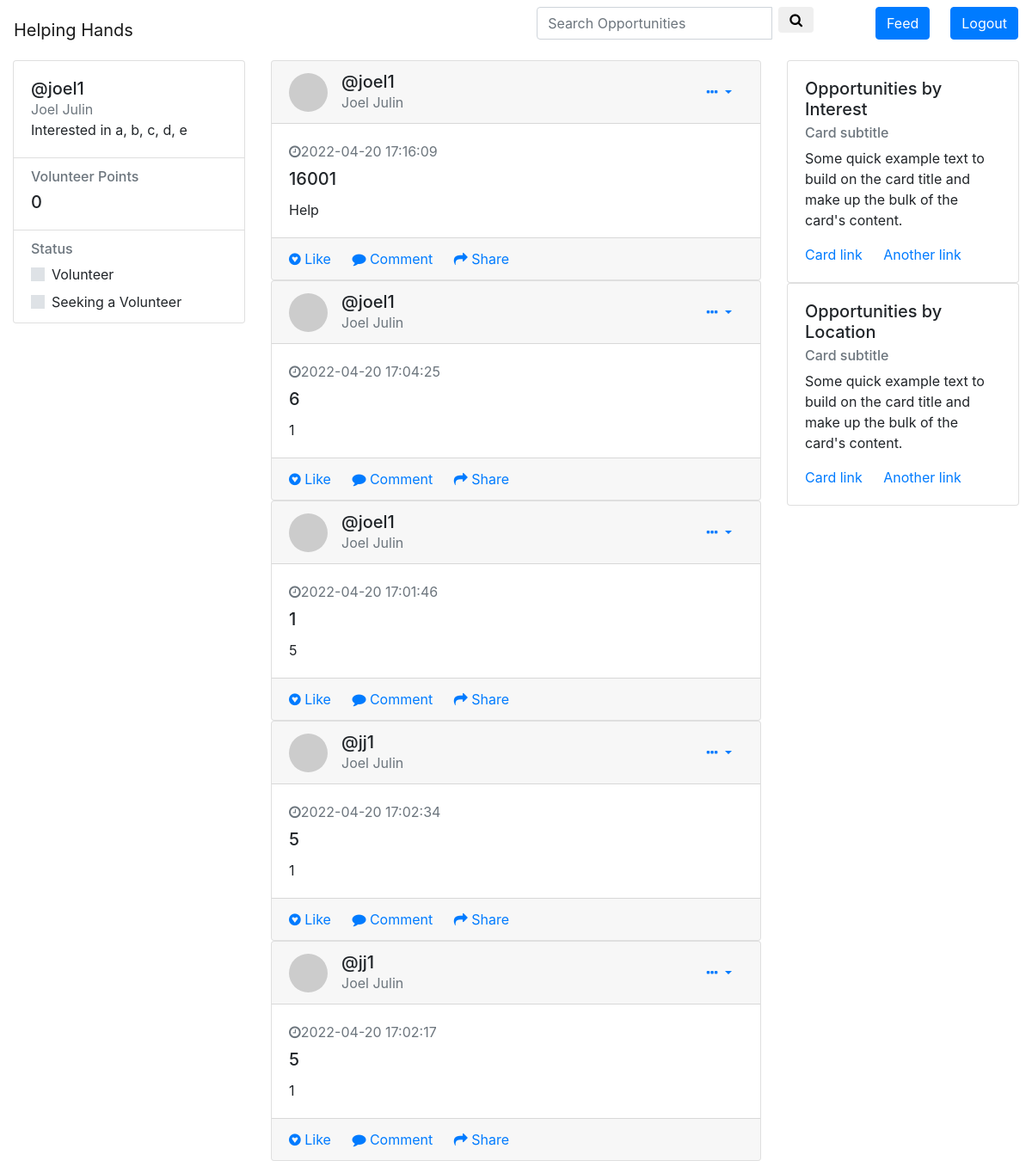
The page /results (signed in) on the database its author committed.
### website/models.py (models this page shows)
class User(db.Model, UserMixin):
    id = db.Column(db.Integer, primary_key=True)
    email = db.Column(db.String(150), unique=True)
    username = db.Column(db.String(150), unique=True)
    password = db.Column(db.String(150))
    first_name = db.Column(db.String(150))
    last_name = db.Column(db.String(150))
    zip_code = db.Column(db.String(150))
    search_post = db.Column(db.String(150))
    notes = db.relationship('Note')
    interest_1 = db.Column(db.String(150))
    interest_2 = db.Column(db.String(150))
    interest_3 = db.Column(db.String(150))
    interest_4 = db.Column(db.String(150))
    interest_5 = db.Column(db.String(150))
    points = db.Column(db.String(150))
    status = db.Column(db.String(150))

class Note(db.Model):
    id = db.Column(db.Integer, primary_key=True)
    title = db.Column(db.String(100))
    data = db.Column(db.String(10000))
    date = db.Column(db.DateTime(timezone=True), default=func.now())
    user_id = db.Column(db.Integer, db.ForeignKey('user.id'))

### website/views.py (the view)
@views.route('/results', methods=['GET'])
def results():
    search_results_title = Note.query.filter(Note.title.contains(current_user.search_post)).all()
    search_results_text = Note.query.filter(Note.data.contains(current_user.search_post)).all()
    search_results = search_results_title + search_results_text
    return render_template('results.html', user=current_user, search_results=search_results)

### website/__init__.py (called while the page is built)
def create_app():
    app = Flask(__name__)
    app.config['SECRET_KEY'] = 'hjshjhdjah kjshkjdhjs'
    app.config['SQLALCHEMY_DATABASE_URI'] = f'sqlite:///{DB_NAME}'
    db.init_app(app)
    from .views import views
    from .auth import auth
    app.register_blueprint(views, url_prefix='/')
    app.register_blueprint(auth, url_prefix='/')
    from .models import User, Note
    create_database(app)
    login_manager = LoginManager()
    login_manager.login_view = 'auth.login'
    login_manager.init_app(app)
    @login_manager.user_loader
    def load_user(id):
        return User.query.get(int(id))
    return app

### website/templates/results.html (shortened to what this page needs)
<link href="//maxcdn.bootstrapcdn.com/bootstrap/4.1.1/css/bootstrap.min.css" rel="stylesheet" id="bootstrap-css">
<link href="https://stackpath.bootstrapcdn.com/font-awesome/4.7.0/css/font-awesome.min.css" rel="stylesheet"
>
<nav class="navbar navbar-light bg-white">
        <a href="/" class="navbar-brand">Helping Hands</a>
        <form class="form-inline">
            <div class="input-group">
                <input type="text" class="form-control" aria-label="Recipient's username" aria-describedby="button-addon2" placeholder="Search Opportunities">
                <div class="input-group-append">
                    <div class="mr-xl-4 ml-2">
                        <button class="btn btn-outline-primary, md-5" type="button" id="button-addon2">
                        <i class="fa fa-search" ></i>
                        </button>
                    </div>
                </div>
            </div>
            <div class="ml-xl-5 md-5 mr-4">
                <a class="btn btn-primary" href="/home">Feed</a>
            </div>
                <a class="btn btn-primary" href="/logout">Logout</a>
            </form>
    </nav>
    <div class="container-fluid gedf-wrapper">
        <div class="row">
            <div class="col-md-3">
                <div class="card">
                    <div class="card-body">
                        <a href=/profile class="h5">@{{ user.username }}</a>
                        <div class="h7 text-muted">{{ user.first_name }} {{ user.last_name }}</div>
                        <div class="h7">Interested in {{ user.interest_1 }}, {{ user.interest_2 }}, {{ user.interest_3 }}, {{ user.interest_4 }}, {{ user.interest_5 }}
                        </div>
                    </div>
                    <ul class="list-group list-group-flush">
                        <li class="list-group-item">
                            <div class="h6 text-muted">Volunteer Points</div>
                            <div class="h5">{{ user.points }}</div>
                        </li>
                        <li class="list-group-item">
                            <div class="h6 text-muted">Status</div>
                            <div class="custom-control custom-switch">
                              <label class="custom-control-label" for="customSwitch1">Volunteer</label>
                            </div>
                            <div class="custom-control custom-switch">
                              <label class="custom-control-label" for="customSwitch2">Seeking a Volunteer</label>
                            </div>
                        </li>
                    </ul>
                </div>
            </div>
            <div class="col-md-6 gedf-main">
                {% for user in user.query.all() %}
                  {% for note in user.notes[::-1] %}
                    {% for result in search_results %}
                    {% if result == note %}
                  <div class="card gedf-card">
                      <div class="card-header">
                          <div class="d-flex justify-content-between align-items-center">
                              <div class="d-flex justify-content-between align-items-center">
                                  <div class="mr-2">
                                      <img class="rounded-circle" width="45" src="https://picsum.photos/50/50" alt="">
                                  </div>
                                  <div class="ml-2">
                                      <a href=/profile/{{ user.first_name }} class="h5 m-0">@{{ user.username }}</a>
                                      <div class="h7 text-muted">{{ user.first_name }} {{ user.last_name }} </div>
                                  </div>
                              </div>
                              <div>
                                  <div class="dropdown">
                                      <button class="btn btn-link dropdown-toggle" type="button" id="gedf-drop1" data-toggle="dropdown" aria-haspopup="true" aria-expanded="false">
                                          <i class="fa fa-ellipsis-h"></i>
                                      </button>
                                  </div>
                              </div>
                          </div>
                      </div>
                      <div class="card-body">
                          <div class="text-muted h7 mb-2"> <i class="fa fa-clock-o"></i>{{ note.date }}</div>
                          <a class="card-title">
                              <h5 class="card-title"> {{note.title}}</h5>
                          </a>
                          <p class="card-text">
                            {{ note.data }}
                          </p>
                      </div>
                      <div class="card-footer">
                          <a href="#" class="card-link"><i class="fa fa-gittip"></i> Like</a>
                          <a href="#" class="card-link"><i class="fa fa-comment"></i> Comment</a>
                          <a href="#" class="card-link"><i class="fa fa-mail-forward"></i> Share</a>
                      </div>
                  </div>
                  {% endif %}
                  {% endfor %}
                  {% endfor %}
                  {% endfor %}
            </div>
            <div class="col-md-3">
                <div class="card gedf-card">
                    <div class="card-body">
                        <h5 class="card-title">Opportunities by Interest</h5>
                        <h6 class="card-subtitle mb-2 text-muted">Card subtitle</h6>
                        <p class="card-text">Some quick example text to build on the card title and make up the bulk of the
                            card's content.</p>
                        <a href="#" class="card-link">Card link</a>
                        <a href="#" class="card-link">Another link</a>
                    </div>
                </div>
                <div class="card gedf-card">
                        <div class="card-body">
                            <h5 class="card-title">Opportunities by Location</h5>
                            <h6 class="card-subtitle mb-2 text-muted">Card subtitle</h6>
                            <p class="card-text">Some quick example text to build on the card title and make up the bulk of the
                                card's content.</p>
                            <a href="#" class="card-link">Card link</a>
                            <a href="#" class="card-link">Another link</a>
                        </div>
                    </div>
            </div>
        </div>
    </div>

### rows shown on the page
User: username "joel1", first_name "Joel", last_name "Julin", interest_1 "a", interest_2 "b", interest_3 "c", interest_4 "d", interest_5 "e", points "0"
Note: date "2022-04-20 17:16:09", title "16001", data "Help"
Note: date "2022-04-20 17:04:25", title "6", data "1"
Note: date "2022-04-20 17:01:46", title "1", data "5"
User: username "jj1", first_name "Joel", last_name "Julin"
Note: date "2022-04-20 17:02:34", title "5", data "1"
Note: date "2022-04-20 17:02:17", title "5", data "1"
